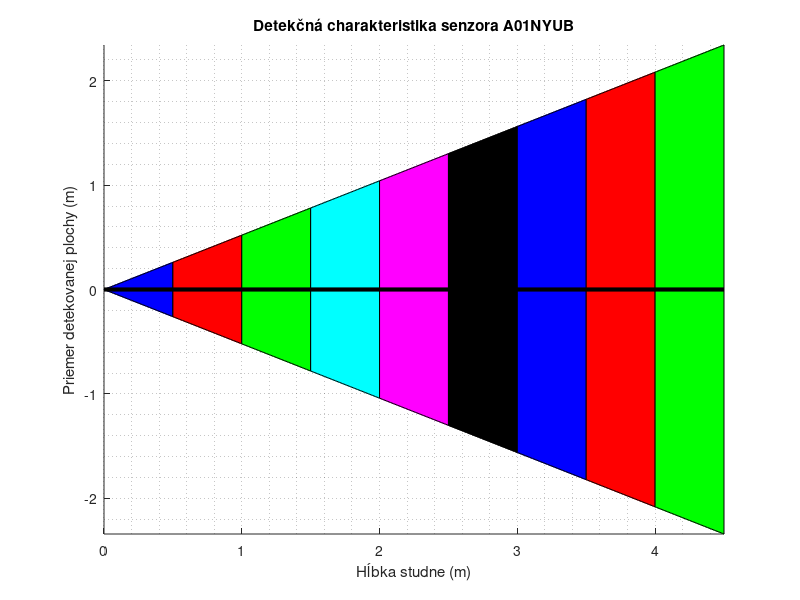

Write the MATLAB code that produced this figure.
%% Vyhotovil: Martin Chlebovec (martinius96@gmail.com)
%% Vizualizácia detekčnej charakteristiky pre ultrazvukový snímač A01NYUB
%% Detekčná charakteristika: 55° (s hrdlom)

close all;
clear all;
clc;


half_angle = 27.5;
rad_pos = deg2rad(half_angle);
rad_neg = -rad_pos;
farby = ['b', 'r', 'g', 'c', 'm', 'k', 'b', 'r', 'g'];

figure;
hold on;

for i = 1:9
    start_hlbka = (i - 1) * 0.5;
    koniec_hlbka = i * 0.5;
    
    hlbka = start_hlbka:0.01:koniec_hlbka;
    
    priemer_pos = hlbka * tan(rad_pos);
    priemer_neg = hlbka * tan(rad_neg);
    
    c = farby(i);
    
    plot(hlbka, priemer_pos, ['-', c]);
    plot(hlbka, priemer_neg, ['-', c]);
    
    patch([hlbka, fliplr(hlbka)], [priemer_pos, fliplr(priemer_neg)], c);
end

plot([0, 4.5], [0, 0], '-k', 'LineWidth', 3);

title('Detekčná charakteristika senzora A01NYUB');
grid minor;
xlabel('Hĺbka studne (m)'); 
ylabel('Priemer detekovanej plochy (m)');
axis tight;
